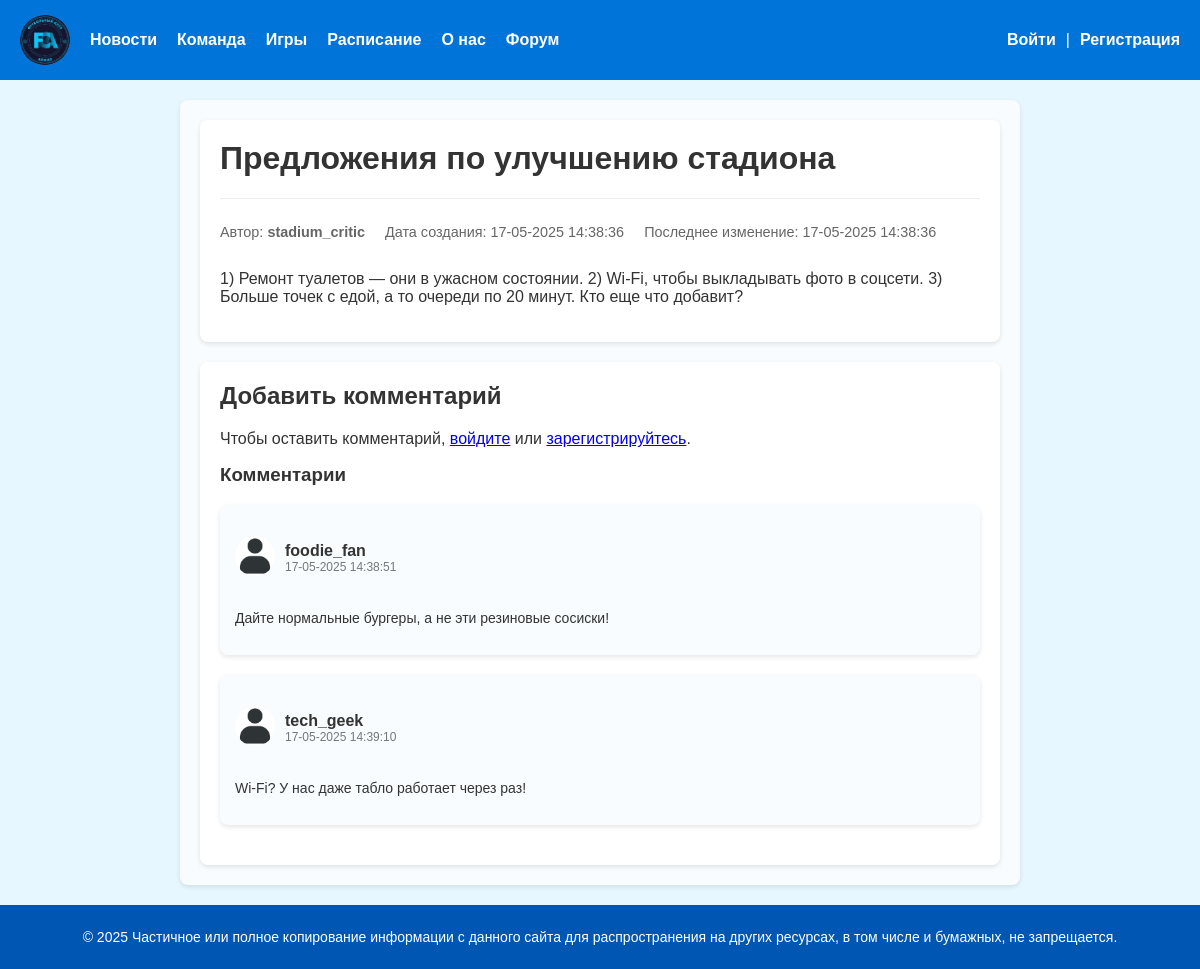
The page /forum/post/predlozheniya-po-uluchsheniyu-stadiona-2025-05-17-1438365267560000-stadium_critic/ on the database its author committed.
### forum/models.py (models this page shows, shortened)
class Post(models.Model):
    class Status(models.IntegerChoices):
        DRAFT = 0, 'черновик'
        PUBLISHED = 1, 'опубликованно'
    title = models.CharField(max_length=255, verbose_name="Заголовок")
    slug = models.SlugField(max_length=255, unique=True, db_index=True, verbose_name="Slug")
    photo = models.ImageField(upload_to="post_photo/%y/%m/%d", default=None, blank=True, null=True, verbose_name="Фото")
    content = models.TextField(blank=True, verbose_name="Текст новости", validators=[MinLengthValidator(5, message="Минимум 5 символов"), MaxLengthValidator(10000, message="Максимум 10000 символов")])
    time_create = models.DateTimeField(auto_now_add=True, verbose_name="Время создания")
    time_update = models.DateTimeField(auto_now=True, verbose_name="Время изменения")
    is_published = models.BooleanField(choices=tuple(map(lambda x: (bool(x[0]), x[1]), Status.choices)), default=Status.DRAFT, verbose_name="Статус")
    author = models.ForeignKey(get_user_model(), on_delete=models.CASCADE, related_name='posts', null=True, default=None)
    objects = models.Manager()
    published = PublishedManager()
    class Meta:
        verbose_name = "Пост"
        verbose_name_plural = "Посты"

class Comment(models.Model):
    post = models.ForeignKey(Post, on_delete=models.CASCADE, verbose_name='Пост комментария', related_name='comments')
    author = models.ForeignKey(get_user_model(), on_delete=models.CASCADE, null=True, default=None)
    content = models.TextField(blank=True, verbose_name="Текст новости", validators=[MinLengthValidator(5, message="Минимум 5 символов"), MaxLengthValidator(10000, message="Максимум 10000 символов")])
    time_create = models.DateTimeField(auto_now_add=True, verbose_name="Время создания")
    class Meta:
        verbose_name = "Комментарий"
        verbose_name_plural = "Комментарии"

### users/models.py (models this page shows)
class User(AbstractUser):
    photo = models.ImageField(upload_to='user_photo/%Y/%m/%d', blank=True, null=True, verbose_name='Аватар')
    date_birth = models.DateTimeField(blank=True, null=True, verbose_name='Дата рождения')

### forum/views.py (the view)
# urls.py: path('post/<slug:post_slug>/', views.ShowPost.as_view(), name='post'),
class ShowPost(DataMixin, DetailView):
    template_name = 'forum/post.html'
    context_object_name = 'post'
    slug_url_kwarg = 'post_slug'
    def get_object(self, queryset = None):
        return get_object_or_404(Post.objects.all(), slug=self.kwargs[self.slug_url_kwarg])
    def get_context_data(self, **kwargs):
        context = super().get_context_data(**kwargs)
        context['comments'] = self.object.comments.all().order_by('time_create')
        context['form_class'] = AddCommentForm()
        context['default_image'] = settings.DEFAULT_USER_IMAGE
        return self.get_mixin_context(context, title=context['post'].title)

### core/utils.py (called while the page is built)
    def get_mixin_context(self, context, **kwargs):
        context.update(kwargs)
        return context

### users/context_processors.py (called while the page is built)
def get_menu_context(request):
    return {'menu': menu}

### forum/templates/forum/post.html (shortened to what this page needs)
{% extends 'base.html' %}
{% block content %}
        <div class="post-article">
            <h1>{{ post.title }}</h1>
            <div class="post-meta">
                <p>Автор: <strong>{{ post.author.username }}</strong></p>
                <p>Дата создания: {{ post.time_create|date:"d-m-Y H:i:s" }}</p>
                <p>Последнее изменение: {{ post.time_update|date:"d-m-Y H:i:s" }}</p>
            </div>
            <div class="post-content">
                {{ post.content|linebreaks }}
            </div>
        </div>
        <div class="post-comments">
            <h2>Добавить комментарий</h2>
            {% if user.is_authenticated %}
                <form method="post" action="{% url 'forum:add_comment' post.slug %}">
                    {% csrf_token %}
                    {{ form_class.as_p }}
                    <button type="submit" class="btn">Отправить</button>
                </form>
            {% else %}
                <p>Чтобы оставить комментарий, <a href="{% url 'users:login' %}">войдите</a> или <a href="{% url 'users:register' %}">зарегистрируйтесь</a>.</p>
            {% endif %}
            <ul class="comment-list">
                <h3>Комментарии</h3>
                {% for comment in comments %}
                    <li class="comment">
                        <div class="comment-header">
                            {% if comment.author.photo %}
                            <img src="{{ comment.author.photo.url }}" alt="{{ comment.author.username }}" class="avatar" />
                            {% else %}
                            <p><img src="{{ default_image }}" alt="{{ comment.author.username }}" class="avatar"></p>
                            {% endif %}
                            <div class="comment-info">
                                <span class="username">{{ comment.author.username }}</span>
                                <span class="timestamp">{{ comment.time_create|date:"d-m-Y H:i:s" }}</span>
                            </div>
                        </div>
                        <div class="comment-body">
                            <p>{{ comment.content }}</p>
                        </div>
                    </li>
                {% empty %}
                    <li>Комментариев пока нет. Будьте первым!</li>
                {% endfor %}
            </ul>
        </div>
{% endblock %}

### core/static/core/css/styles.css (style rules this page uses)
body { margin: 0; font-family: Arial, sans-serif; background-color: #f4f9fc; color: #333; display: flex; flex-direction: column; min-height: 100vh; }
.post-article { background-color: #fff; border-radius: 8px; box-shadow: 0 2px 5px rgba(0, 0, 0, 0.1); padding: 20px; }
.post-comments { background-color: #fff; padding: 20px; border-radius: 8px; box-shadow: 0 2px 5px rgba(0, 0, 0, 0.1); margin-top: 20px;; }
.post-article h1, .post-comments h2, .post-comments h3 { margin-top: 0; color: #333; }
.post-meta { font-size: 0.9rem; color: #666; margin-top: 15px; display: flex; gap: 20px; border-top: 1px solid #eee; padding-top: 10px; }
.comment-list { list-style: none; padding: 0; margin: 10; }
.comment { margin-bottom: 20px; padding: 15px; background-color: #f8fcfe; border-radius: 8px; box-shadow: 0 2px 5px rgba(0, 0, 0, 0.1); }
.comment-header { display: flex; align-items: center; gap: 10px; margin-bottom: 10px; }
.avatar { width: 40px; height: 40px; border-radius: 50%; object-fit: cover; }
.comment-info { display: flex; flex-direction: column; }
.username { font-weight: bold; color: #333; }
.timestamp { font-size: 12px; color: #777; }
.comment-body { margin-top: 10px; font-size: 14px; color: #333; }

### rows shown on the page
Post: title "Предложения по улучшению стадиона", author.username "stadium_critic", time_create "17-05-2025 14:38:36", time_update "17-05-2025 14:38:36", content "1) Ремонт туалетов — они в ужасном состоянии. 2) Wi-Fi, чтобы выкладывать фото в соцсети. 3) Больше точек с едой, а то очереди по 20 минут. Кто еще что добавит?"
Comment: author.username "foodie_fan", time_create "17-05-2025 14:38:51", content "Дайте нормальные бургеры, а не эти резиновые сосиски!"
Comment: author.username "tech_geek", time_create "17-05-2025 14:39:10", content "Wi-Fi? У нас даже табло работает через раз!"

### other values the page prints
{{ m.title }} "Новости" "Команда" "Игры" "Расписание" "О нас" "Форум"
